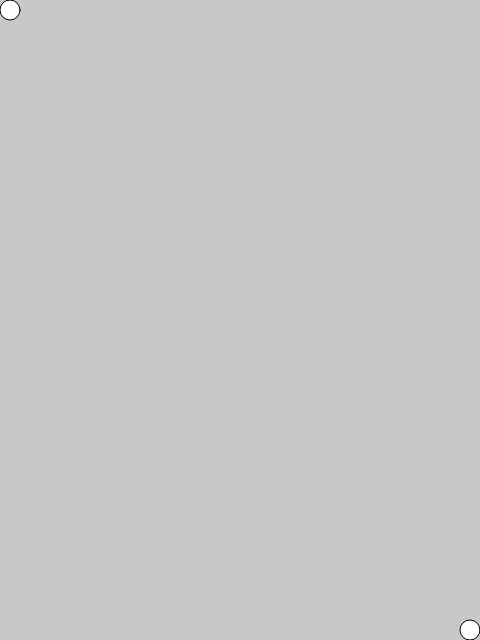
Frame 1 (no input)
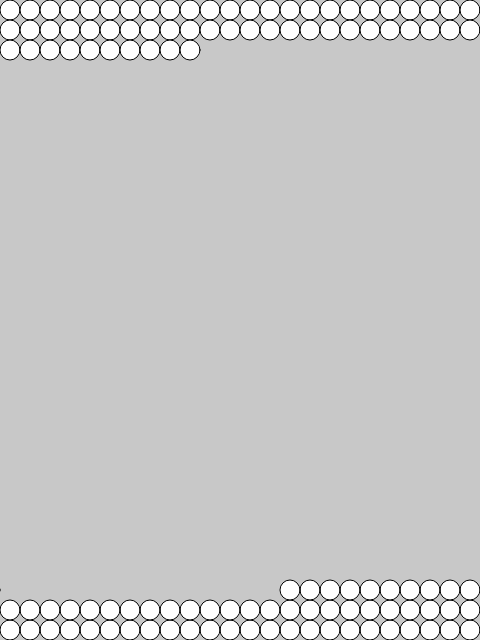
Frame 60 (no input)
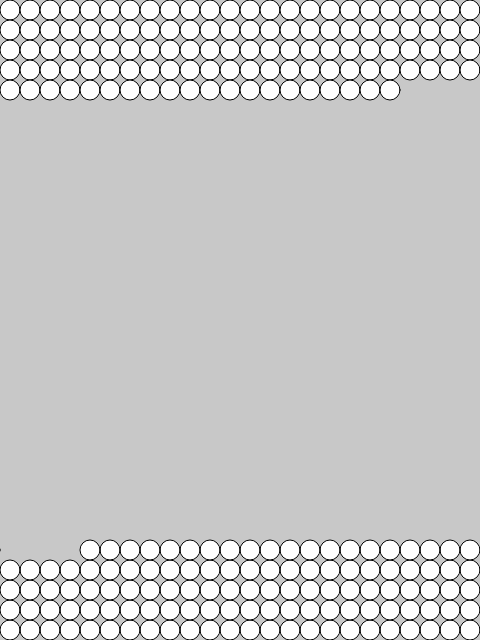
Frame 120 (the mouse pressed at the canvas centre since frame 60)

The p5.js sketch that drew these frames (run headless with seeded random() and noise() and a simulated clock; from frame 60 on, the mouse is pressed at the canvas centre):

// p5.js sketch
// ── sketch.js
const screen_width = 480;
const screen_height = 640;
const circle_diameter = 20;
const circle_radius = circle_diameter / 2;
const harf = screen_height / circle_diameter // A number of circles in a column

let top_x = circle_radius;
let bottom_x = screen_width - circle_radius;
let level = 1;

function setup() {
  createCanvas(screen_width, screen_height);
  background(200);
}

function draw() {
  from_top(circle_radius * level);
  from_bottom(screen_height - circle_radius * level)
  if (level > harf) {
    fill(0);
  }
  describe('<a href="https://github.com/doccaico/playthings/tree/main/p5js/white-then-black">[Source]</a> White Then Black', LABEL);
}

function from_top(y) {
  circle(top_x, y, circle_diameter);
  if (top_x > screen_width) {
    top_x = circle_radius;
    level += 2;
    return;
  }
  top_x += circle_diameter;
}

function from_bottom(y) {
  circle(bottom_x, y, circle_diameter);
  if (bottom_x < 0) {
    bottom_x = screen_width - circle_radius;
    return;
  }
  bottom_x -= circle_diameter;
}
